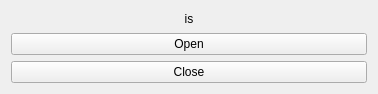
<?xml version="1.0" encoding="UTF-8"?>
<ui version="4.0">
 <class>Shutter1Agui</class>
 <widget class="QWidget" name="Shutter1Agui">
  <property name="geometry">
   <rect>
    <x>0</x>
    <y>0</y>
    <width>378</width>
    <height>94</height>
   </rect>
  </property>
  <property name="windowTitle">
   <string>Shutter1Agui</string>
  </property>
  <layout class="QVBoxLayout" name="verticalLayout">
   <item>
    <layout class="QHBoxLayout" name="horizontalLayout">
     <property name="spacing">
      <number>1</number>
     </property>
     <item>
      <widget class="QLabel" name="isLabel">
       <property name="text">
        <string>is</string>
       </property>
       <property name="alignment">
        <set>Qt::AlignCenter</set>
       </property>
      </widget>
     </item>
    </layout>
   </item>
   <item>
    <widget class="QPushButton" name="open">
     <property name="sizePolicy">
      <sizepolicy hsizetype="Minimum" vsizetype="Minimum">
       <horstretch>0</horstretch>
       <verstretch>0</verstretch>
      </sizepolicy>
     </property>
     <property name="text">
      <string>Open</string>
     </property>
    </widget>
   </item>
   <item>
    <widget class="QPushButton" name="close">
     <property name="sizePolicy">
      <sizepolicy hsizetype="Minimum" vsizetype="Minimum">
       <horstretch>0</horstretch>
       <verstretch>0</verstretch>
      </sizepolicy>
     </property>
     <property name="text">
      <string>Close</string>
     </property>
    </widget>
   </item>
  </layout>
 </widget>
 <layoutdefault spacing="6" margin="11"/>
 <resources/>
 <connections/>
</ui>
